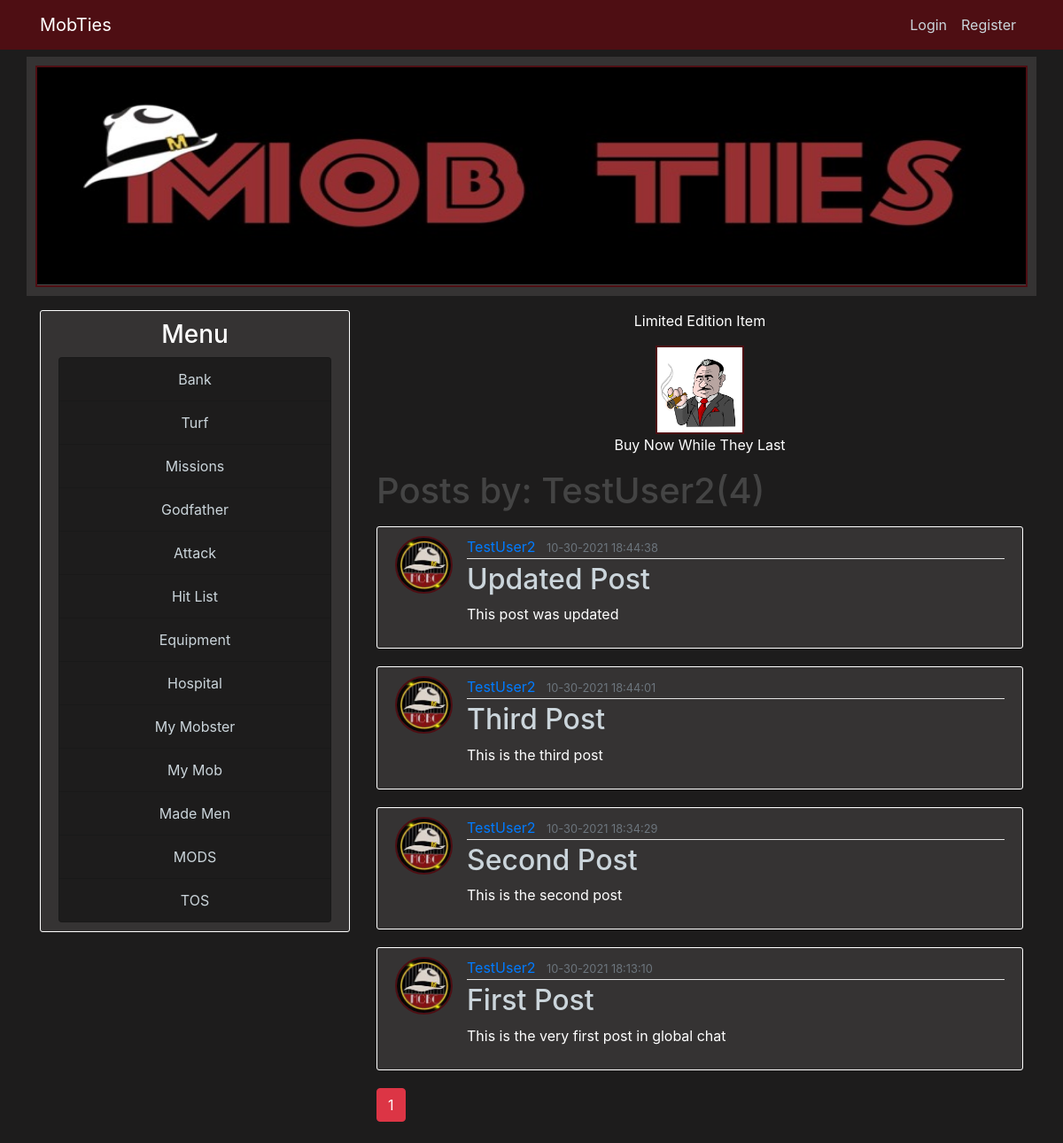
Screenshot of /user/TestUser2 with the database file from the repository.
### mobster/models.py (models this page shows, shortened)
class User(db.Model, UserMixin):
    id = db.Column(db.Integer, primary_key=True)
    username = db.Column(db.String(22), unique=True, nullable=False)
    email = db.Column(db.String(120), unique=True, nullable=False)
    image_file = db.Column(db.String(20), nullable=False, default='default.jpg')
    password = db.Column(db.String(60), nullable=False)
    cash_on_hand = db.Column(db.Integer, default=0)
    cash_in_bank = db.Column(db.Integer, default=0)
    posts = db.relationship('Post', backref='author', lazy=True)
    items = db.relationship('User_Items', lazy=True)
    turf = db.relationship('User_Turf', lazy=True)
    stats = db.relationship('User_Stats', uselist=False)

class Post(db.Model):
    id = db.Column(db.Integer, primary_key=True)
    title = db.Column(db.String(100), nullable=False)
    date_posted = db.Column(db.DateTime, nullable=False, default=datetime.utcnow)
    content = db.Column(db.Text, nullable=False)
    user_id = db.Column(db.Integer, db.ForeignKey('user.id'), nullable=False)

### mobster/routes.py (the view)
@app.route("/user/<string:username>")
def user_pages(username):
    page = request.args.get('page', 1, type=int)
    user = User.query.filter_by(username=username).first_or_404()
    posts = Post.query.filter_by(author=user).order_by(Post.date_posted.desc()).paginate(page=page, per_page=10)
    return render_template('user_pages.html', posts=posts, title=username, user=user)

### mobster/templates/user_pages.html
{% extends "layout.html" %}
{% block body %}
    <h1 class="mb-3">Posts by: {{ user.username }}({{ posts.total }})</h1>
	{% for post in posts.items %}
		<article class="media content-section">
			<img class="rounded-circle article-img" src="{{ url_for('static', filename='images/' + post.author.image_file) }}" alt="Article Image">
			<div class="media-body">
		  		<div class="article-metadata">
					<a class="mr-2" href="{{ url_for('user_pages', username=post.author.username) }}">{{ post.author.username }}</a>
					<small class="text-muted">{{ post.date_posted.strftime('%m-%d-%Y %H:%M:%S') }}</small>
		  		</div>
		  		<h2><a class="article-title" href="{{ url_for('post', post_id=post.id) }}">{{ post.title }}</a></h2>
		  		<p class="article-content">{{ post.content }}</p>
			</div>
	  	</article>
	{% endfor %}
	{% for page_num in posts.iter_pages(left_edge=1, right_edge=1, left_current=1, right_current=2) %}
		{% if page_num %}
		  	{% if posts.page == page_num %}
		  		<a class="btn btn-danger mb-4" href="{{ url_for('user_pages', username=user.username, page=page_num) }}">{{ page_num }}</a>
		  	{% else %}
			  	<a class="btn btn-outline-danger mb-4" href="{{ url_for('index', username=user.username, page=page_num) }}">{{ page_num }}</a>
			{% endif %}
		{% else %}
		  	...
		{% endif %}
	{% endfor %}
{% endblock %}

### mobster/static/main.css (style rules this page uses)
body { background: #1d1c1c; color: #ffffff; margin-top: 4rem; }
h1, h2, h3, h4, h5 { color: #444444; }
.content-section { background: #353333; padding: 10px 20px; border: 1px solid #FFFFFF; border-radius: 3px; margin-bottom: 20px; }
.article-title { color: #cbd5db; }
.article-content { white-space: pre-line; }
.article-img { height: 65px; width: 65px; margin-right: 16px; }
.article-metadata { padding-bottom: 1px; margin-bottom: 4px; border-bottom: 1px solid #e3e3e3 }
img { border: 2px solid #4e0e13 }

### rows the page displays
User: username "TestUser2"
Post: image_file (picture), author.username "TestUser2", date_posted "10-30-2021 18:44:38", title "Updated Post", content "This post was updated"
Post: image_file (picture), author.username "TestUser2", date_posted "10-30-2021 18:44:01", title "Third Post", content "This is the third post"
Post: image_file (picture), author.username "TestUser2", date_posted "10-30-2021 18:34:29", title "Second Post", content "This is the second post"
Post: image_file (picture), author.username "TestUser2", date_posted "10-30-2021 18:13:10", title "First Post", content "This is the very first post in global chat"

### other values shown
{{ posts.total }} "4"
{{ page_num }} "1"
